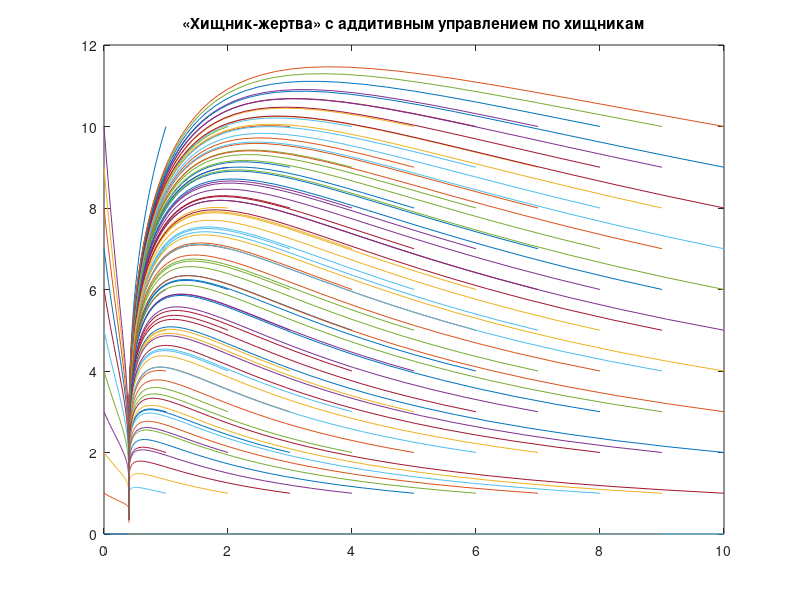

The MATLAB source for this figure:
function pr4
clc;
t=0:0.1:50;
for x0 = 0:1:10
    for y0 = 0:1:10
        [t,X]=ode45(@Func,t,[x0; y0]);
        plot(X(:,1),X(:,2));
        hold on;
    end
end
title('«Хищник-жертва» с аддитивным управлением по хищникам');
end 
 
function out=Func(~,x)
a = 0.8;
aa = 0.8;
e = 0.8;
y = 0.3;
b = 0.055;
xx = 0.4;
T = 1;
 
u = - (x(1) - xx)/T - (a.*x(1)- (x(1).*x(2))./(1 + aa.*x(1)) - e.*x(1).*x(1));
f1 = (a.*x(1)- (x(1).*x(2))./(1 + aa.*x(1)) - e.*x(1).*x(1)+u);
f2 = (-y.*x(2) + (x(1).*x(2))./(1 + aa.*x(1)) - b.*x(2).*x(2));
 
out = [f1;f2];
end
